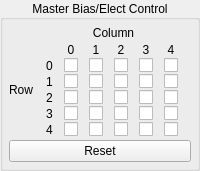
               <widget class="QGroupBox" name="groupBox_voltageBias_4">
                <property name="sizePolicy">
                 <sizepolicy hsizetype="Fixed" vsizetype="Fixed">
                  <horstretch>0</horstretch>
                  <verstretch>0</verstretch>
                 </sizepolicy>
                </property>
                <property name="minimumSize">
                 <size>
                  <width>0</width>
                  <height>0</height>
                 </size>
                </property>
                <property name="maximumSize">
                 <size>
                  <width>16777215</width>
                  <height>16777215</height>
                 </size>
                </property>
                <property name="title">
                 <string>Master Bias/Elect Control</string>
                </property>
                <property name="alignment">
                 <set>Qt::AlignCenter</set>
                </property>
                <layout class="QVBoxLayout" name="verticalLayout_19">
                 <property name="spacing">
                  <number>3</number>
                 </property>
                 <property name="leftMargin">
                  <number>6</number>
                 </property>
                 <property name="topMargin">
                  <number>6</number>
                 </property>
                 <property name="rightMargin">
                  <number>6</number>
                 </property>
                 <property name="bottomMargin">
                  <number>6</number>
                 </property>
                 <item>
                  <layout class="QGridLayout" name="gridLayout_10">
                   <property name="topMargin">
                    <number>0</number>
                   </property>
                   <property name="spacing">
                    <number>3</number>
                   </property>
                   <item row="2" column="4">
                    <widget class="QLabel" name="label_column">
                     <property name="sizePolicy">
                      <sizepolicy hsizetype="Expanding" vsizetype="Expanding">
                       <horstretch>0</horstretch>
                       <verstretch>0</verstretch>
                      </sizepolicy>
                     </property>
                     <property name="text">
                      <string>Column</string>
                     </property>
                     <property name="alignment">
                      <set>Qt::AlignCenter</set>
                     </property>
                    </widget>
                   </item>
                   <item row="3" column="4">
                    <layout class="QGridLayout" name="gridLayout_4" rowstretch="0,0,0,0,0,0" columnstretch="0,0,0,0,0,0">
                     <property name="topMargin">
                      <number>0</number>
                     </property>
                     <property name="spacing">
                      <number>1</number>
                     </property>
                     <item row="3" column="1">
                      <widget class="QCheckBox" name="checkBox_column0_row2">
                       <property name="sizePolicy">
                        <sizepolicy hsizetype="Fixed" vsizetype="Fixed">
                         <horstretch>0</horstretch>
                         <verstretch>0</verstretch>
                        </sizepolicy>
                       </property>
                       <property name="text">
                        <string/>
                       </property>
                      </widget>
                     </item>
                     <item row="1" column="1">
                      <widget class="QCheckBox" name="checkBox_column0_row0">
                       <property name="sizePolicy">
                        <sizepolicy hsizetype="Fixed" vsizetype="Fixed">
                         <horstretch>0</horstretch>
                         <verstretch>0</verstretch>
                        </sizepolicy>
                       </property>
                       <property name="text">
                        <string/>
                       </property>
                      </widget>
                     </item>
                     <item row="0" column="1">
                      <widget class="QLabel" name="label_column0">
                       <property name="sizePolicy">
                        <sizepolicy hsizetype="Minimum" vsizetype="Fixed">
                         <horstretch>0</horstretch>
                         <verstretch>0</verstretch>
                        </sizepolicy>
                       </property>
                       <property name="text">
                        <string>0</string>
                       </property>
                       <property name="alignment">
                        <set>Qt::AlignCenter</set>
                       </property>
                      </widget>
                     </item>
                     <item row="0" column="5">
                      <widget class="QLabel" name="label_column4">
                       <property name="sizePolicy">
                        <sizepolicy hsizetype="Minimum" vsizetype="Fixed">
                         <horstretch>0</horstretch>
                         <verstretch>0</verstretch>
                        </sizepolicy>
                       </property>
                       <property name="text">
                        <string>4</string>
                       </property>
                       <property name="alignment">
                        <set>Qt::AlignCenter</set>
                       </property>
                      </widget>
                     </item>
                     <item row="3" column="0">
                      <widget class="QLabel" name="label_row2">
                       <property name="text">
                        <string>2</string>
                       </property>
                       <property name="alignment">
                        <set>Qt::AlignCenter</set>
                       </property>
                      </widget>
                     </item>
                     <item row="0" column="3">
                      <widget class="QLabel" name="label_column2">
                       <property name="sizePolicy">
                        <sizepolicy hsizetype="Minimum" vsizetype="Fixed">
                         <horstretch>0</horstretch>
                         <verstretch>0</verstretch>
                        </sizepolicy>
                       </property>
                       <property name="text">
                        <string>2</string>
                       </property>
                       <property name="alignment">
                        <set>Qt::AlignCenter</set>
                       </property>
                      </widget>
                     </item>
                     <item row="5" column="0">
                      <widget class="QLabel" name="label_row4">
                       <property name="text">
                        <string>4</string>
                       </property>
                       <property name="alignment">
                        <set>Qt::AlignCenter</set>
                       </property>
                      </widget>
                     </item>
                     <item row="1" column="3">
                      <widget class="QCheckBox" name="checkBox_column2_row0">
                       <property name="sizePolicy">
                        <sizepolicy hsizetype="Fixed" vsizetype="Fixed">
                         <horstretch>0</horstretch>
                         <verstretch>0</verstretch>
                        </sizepolicy>
                       </property>
                       <property name="text">
                        <string/>
                       </property>
                      </widget>
                     </item>
                     <item row="1" column="4">
                      <widget class="QCheckBox" name="checkBox_column3_row0">
                       <property name="sizePolicy">
                        <sizepolicy hsizetype="Fixed" vsizetype="Fixed">
                         <horstretch>0</horstretch>
                         <verstretch>0</verstretch>
                        </sizepolicy>
                       </property>
                       <property name="text">
                        <string/>
                       </property>
                      </widget>
                     </item>
                     <item row="1" column="0">
                      <widget class="QLabel" name="label_row0">
                       <property name="sizePolicy">
                        <sizepolicy hsizetype="Fixed" vsizetype="Preferred">
                         <horstretch>0</horstretch>
                         <verstretch>0</verstretch>
                        </sizepolicy>
                       </property>
                       <property name="text">
                        <string>0</string>
                       </property>
                       <property name="alignment">
                        <set>Qt::AlignCenter</set>
                       </property>
                      </widget>
                     </item>
                     <item row="0" column="2">
                      <widget class="QLabel" name="label_column1">
                       <property name="sizePolicy">
                        <sizepolicy hsizetype="Minimum" vsizetype="Fixed">
                         <horstretch>0</horstretch>
                         <verstretch>0</verstretch>
                        </sizepolicy>
                       </property>
                       <property name="text">
                        <string>1</string>
                       </property>
                       <property name="alignment">
                        <set>Qt::AlignCenter</set>
                       </property>
                      </widget>
                     </item>
                     <item row="4" column="0">
                      <widget class="QLabel" name="label_row3">
                       <property name="text">
                        <string>3</string>
                       </property>
                       <property name="alignment">
                        <set>Qt::AlignCenter</set>
                       </property>
                      </widget>
                     </item>
                     <item row="2" column="0">
                      <widget class="QLabel" name="label_row1">
                       <property name="text">
                        <string>1</string>
                       </property>
                       <property name="alignment">
                        <set>Qt::AlignCenter</set>
                       </property>
                      </widget>
                     </item>
                     <item row="3" column="2">
                      <widget class="QCheckBox" name="checkBox_column1_row2">
                       <property name="sizePolicy">
                        <sizepolicy hsizetype="Fixed" vsizetype="Fixed">
                         <horstretch>0</horstretch>
                         <verstretch>0</verstretch>
                        </sizepolicy>
                       </property>
                       <property name="text">
                        <string/>
                       </property>
                      </widget>
                     </item>
                     <item row="1" column="2">
                      <widget class="QCheckBox" name="checkBox_column1_row0">
                       <property name="sizePolicy">
                        <sizepolicy hsizetype="Fixed" vsizetype="Fixed">
                         <horstretch>0</horstretch>
                         <verstretch>0</verstretch>
                        </sizepolicy>
                       </property>
                       <property name="text">
                        <string/>
                       </property>
                      </widget>
                     </item>
                     <item row="4" column="2">
                      <widget class="QCheckBox" name="checkBox_column1_row3">
                       <property name="sizePolicy">
                        <sizepolicy hsizetype="Fixed" vsizetype="Fixed">
                         <horstretch>0</horstretch>
                         <verstretch>0</verstretch>
                        </sizepolicy>
                       </property>
                       <property name="text">
                        <string/>
                       </property>
                      </widget>
                     </item>
                     <item row="5" column="2">
                      <widget class="QCheckBox" name="checkBox_column1_row4">
                       <property name="sizePolicy">
                        <sizepolicy hsizetype="Fixed" vsizetype="Fixed">
                         <horstretch>0</horstretch>
                         <verstretch>0</verstretch>
                        </sizepolicy>
                       </property>
                       <property name="text">
                        <string/>
                       </property>
                      </widget>
                     </item>
                     <item row="2" column="3">
                      <widget class="QCheckBox" name="checkBox_column2_row1">
                       <property name="sizePolicy">
                        <sizepolicy hsizetype="Fixed" vsizetype="Fixed">
                         <horstretch>0</horstretch>
                         <verstretch>0</verstretch>
                        </sizepolicy>
                       </property>
                       <property name="text">
                        <string/>
                       </property>
                      </widget>
                     </item>
                     <item row="2" column="1">
                      <widget class="QCheckBox" name="checkBox_column0_row1">
                       <property name="sizePolicy">
                        <sizepolicy hsizetype="Fixed" vsizetype="Fixed">
                         <horstretch>0</horstretch>
                         <verstretch>0</verstretch>
                        </sizepolicy>
                       </property>
                       <property name="text">
                        <string/>
                       </property>
                      </widget>
                     </item>
                     <item row="2" column="2">
                      <widget class="QCheckBox" name="checkBox_column1_row1">
                       <property name="sizePolicy">
                        <sizepolicy hsizetype="Fixed" vsizetype="Fixed">
                         <horstretch>0</horstretch>
                         <verstretch>0</verstretch>
                        </sizepolicy>
                       </property>
                       <property name="text">
                        <string/>
                       </property>
                      </widget>
                     </item>
                     <item row="4" column="1">
                      <widget class="QCheckBox" name="checkBox_column0_row3">
                       <property name="sizePolicy">
                        <sizepolicy hsizetype="Fixed" vsizetype="Fixed">
                         <horstretch>0</horstretch>
                         <verstretch>0</verstretch>
                        </sizepolicy>
                       </property>
                       <property name="text">
                        <string/>
                       </property>
                      </widget>
                     </item>
                     <item row="5" column="1">
                      <widget class="QCheckBox" name="checkBox_column0_row4">
                       <property name="sizePolicy">
                        <sizepolicy hsizetype="Fixed" vsizetype="Fixed">
                         <horstretch>0</horstretch>
                         <verstretch>0</verstretch>
                        </sizepolicy>
                       </property>
                       <property name="text">
                        <string/>
                       </property>
                      </widget>
                     </item>
                     <item row="3" column="3">
                      <widget class="QCheckBox" name="checkBox_column2_row2">
                       <property name="sizePolicy">
                        <sizepolicy hsizetype="Fixed" vsizetype="Fixed">
                         <horstretch>0</horstretch>
                         <verstretch>0</verstretch>
                        </sizepolicy>
                       </property>
                       <property name="text">
                        <string/>
                       </property>
                      </widget>
                     </item>
                     <item row="4" column="3">
                      <widget class="QCheckBox" name="checkBox_column2_row3">
                       <property name="sizePolicy">
                        <sizepolicy hsizetype="Fixed" vsizetype="Fixed">
                         <horstretch>0</horstretch>
                         <verstretch>0</verstretch>
                        </sizepolicy>
                       </property>
                       <property name="text">
                        <string/>
                       </property>
                      </widget>
                     </item>
                     <item row="5" column="3">
                      <widget class="QCheckBox" name="checkBox_column2_row4">
                       <property name="sizePolicy">
                        <sizepolicy hsizetype="Fixed" vsizetype="Fixed">
                         <horstretch>0</horstretch>
                         <verstretch>0</verstretch>
                        </sizepolicy>
                       </property>
                       <property name="text">
                        <string/>
                       </property>
                      </widget>
                     </item>
                     <item row="3" column="4">
                      <widget class="QCheckBox" name="checkBox_column3_row2">
                       <property name="sizePolicy">
                        <sizepolicy hsizetype="Fixed" vsizetype="Fixed">
                         <horstretch>0</horstretch>
                         <verstretch>0</verstretch>
                        </sizepolicy>
                       </property>
                       <property name="text">
                        <string/>
                       </property>
                      </widget>
                     </item>
                     <item row="2" column="4">
                      <widget class="QCheckBox" name="checkBox_column3_row1">
                       <property name="sizePolicy">
                        <sizepolicy hsizetype="Fixed" vsizetype="Fixed">
                         <horstretch>0</horstretch>
                         <verstretch>0</verstretch>
                        </sizepolicy>
                       </property>
                       <property name="text">
                        <string/>
                       </property>
                      </widget>
                     </item>
                     <item row="4" column="4">
                      <widget class="QCheckBox" name="checkBox_column3_row3">
                       <property name="sizePolicy">
                        <sizepolicy hsizetype="Fixed" vsizetype="Fixed">
                         <horstretch>0</horstretch>
                         <verstretch>0</verstretch>
                        </sizepolicy>
                       </property>
                       <property name="text">
                        <string/>
                       </property>
                      </widget>
                     </item>
                     <item row="5" column="4">
                      <widget class="QCheckBox" name="checkBox_column3_row4">
                       <property name="sizePolicy">
                        <sizepolicy hsizetype="Fixed" vsizetype="Fixed">
                         <horstretch>0</horstretch>
                         <verstretch>0</verstretch>
                        </sizepolicy>
                       </property>
                       <property name="text">
                        <string/>
                       </property>
                      </widget>
                     </item>
                     <item row="4" column="5">
                      <widget class="QCheckBox" name="checkBox_column4_row3">
                       <property name="sizePolicy">
                        <sizepolicy hsizetype="Fixed" vsizetype="Fixed">
                         <horstretch>0</horstretch>
                         <verstretch>0</verstretch>
                        </sizepolicy>
                       </property>
                       <property name="text">
                        <string/>
                       </property>
                      </widget>
                     </item>
                     <item row="1" column="5">
                      <widget class="QCheckBox" name="checkBox_column4_row0">
                       <property name="sizePolicy">
                        <sizepolicy hsizetype="Fixed" vsizetype="Fixed">
                         <horstretch>0</horstretch>
                         <verstretch>0</verstretch>
                        </sizepolicy>
                       </property>
                       <property name="text">
                        <string/>
                       </property>
                      </widget>
                     </item>
                     <item row="3" column="5">
                      <widget class="QCheckBox" name="checkBox_column4_row2">
                       <property name="sizePolicy">
                        <sizepolicy hsizetype="Fixed" vsizetype="Fixed">
                         <horstretch>0</horstretch>
                         <verstretch>0</verstretch>
                        </sizepolicy>
                       </property>
                       <property name="text">
                        <string/>
                       </property>
                      </widget>
                     </item>
                     <item row="2" column="5">
                      <widget class="QCheckBox" name="checkBox_column4_row1">
                       <property name="sizePolicy">
                        <sizepolicy hsizetype="Fixed" vsizetype="Fixed">
                         <horstretch>0</horstretch>
                         <verstretch>0</verstretch>
                        </sizepolicy>
                       </property>
                       <property name="text">
                        <string/>
                       </property>
                      </widget>
                     </item>
                     <item row="5" column="5">
                      <widget class="QCheckBox" name="checkBox_column4_row4">
                       <property name="sizePolicy">
                        <sizepolicy hsizetype="Fixed" vsizetype="Fixed">
                         <horstretch>0</horstretch>
                         <verstretch>0</verstretch>
                        </sizepolicy>
                       </property>
                       <property name="text">
                        <string/>
                       </property>
                      </widget>
                     </item>
                     <item row="0" column="4">
                      <widget class="QLabel" name="label_column3">
                       <property name="sizePolicy">
                        <sizepolicy hsizetype="Minimum" vsizetype="Fixed">
                         <horstretch>0</horstretch>
                         <verstretch>0</verstretch>
                        </sizepolicy>
                       </property>
                       <property name="text">
                        <string>3</string>
                       </property>
                       <property name="alignment">
                        <set>Qt::AlignCenter</set>
                       </property>
                      </widget>
                     </item>
                    </layout>
                   </item>
                   <item row="3" column="2">
                    <widget class="QLabel" name="label_row">
                     <property name="sizePolicy">
                      <sizepolicy hsizetype="Fixed" vsizetype="Expanding">
                       <horstretch>0</horstretch>
                       <verstretch>0</verstretch>
                      </sizepolicy>
                     </property>
                     <property name="text">
                      <string>Row</string>
                     </property>
                     <property name="scaledContents">
                      <bool>true</bool>
                     </property>
                     <property name="alignment">
                      <set>Qt::AlignRight|Qt::AlignTrailing|Qt::AlignVCenter</set>
                     </property>
                     <property name="wordWrap">
                      <bool>false</bool>
                     </property>
                    </widget>
                   </item>
                  </layout>
                 </item>
                 <item>
                  <widget class="QPushButton" name="pushBotton_MasterBiasElectrodeControlReset">
                   <property name="sizePolicy">
                    <sizepolicy hsizetype="Expanding" vsizetype="Fixed">
                     <horstretch>0</horstretch>
                     <verstretch>0</verstretch>
                    </sizepolicy>
                   </property>
                   <property name="text">
                    <string>Reset</string>
                   </property>
                  </widget>
                 </item>
                </layout>
               </widget>
